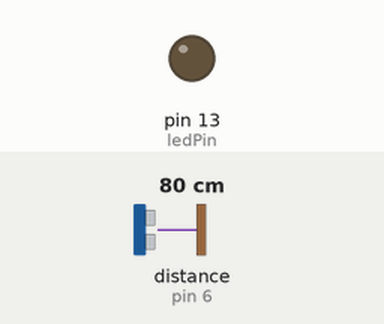
This sketch was run on a simulated Arduino Uno, built with avr-gcc and run on an emulated ATmega328P. On the bench: output pins drawn as LEDs (lit = HIGH). Wiring (inferred from the names in the program): ultrasonic range finder: trigger pin 7; echo pin 6. The inputs (shaded band) are chosen by the test bench; at power-on: distance to the obstacle (sensor on pin 6) 80 cm. The echo pulse lasts 58.3 µs per cm; pins used as bus, display or sensor lines are not drawn.

Above: at 1.2 s.
1.3 s: distance to the obstacle (sensor on pin 6) set to 7 cm
2.8 s: distance to the obstacle (sensor on pin 6) set to 4 cm
At 3.9 s:
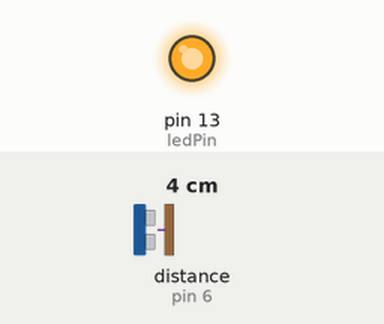
4.3 s: distance to the obstacle (sensor on pin 6) set to 9 cm
At 5.5 s:
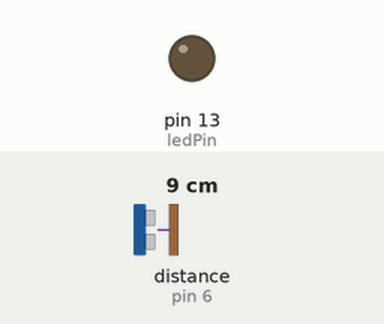
5.8 s: distance to the obstacle (sensor on pin 6) set to 2 cm
At 7.1 s:
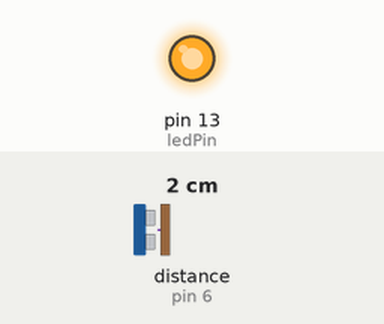
Timing chart, 0 to 8.3 s (numbered marks = the images above; inputs shaded):
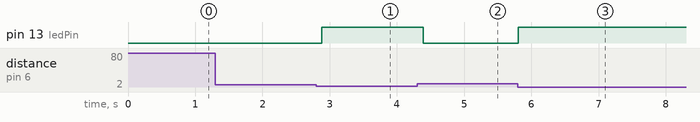

Measured:
- the behaviour switches between 6 and 5 cm on distance to the obstacle (sensor on pin 6) (found by bisection; images 0 and 1)
- after the input at 1.3 s, every drawn part: stays the same
- after the input at 2.8 s, pin 13 (ledPin): LOW → HIGH after 0.08 s
- after the input at 4.3 s, pin 13 (ledPin): HIGH → LOW after 0.09 s
- after the input at 5.8 s, pin 13 (ledPin): LOW → HIGH at once

The sketch:

Ultrasonic.ino
```cpp
#define trigPin 7  // Digital pin connected to the ultrasonic sensor's trigger pin
#define echoPin 6  // Digital pin connected to the ultrasonic sensor's echo pin
#define ledPin 13  // Digital pin connected to the LED

const int threshold = 5; // Distance threshold in centimeters

void setup() {
  pinMode(trigPin, OUTPUT);  // Set trigger pin as output
  pinMode(echoPin, INPUT);   // Set echo pin as input
  pinMode(ledPin, OUTPUT);   // Set LED pin as output
}

void loop() {
  // Trigger ultrasonic sensor
  digitalWrite(trigPin, LOW);
  delayMicroseconds(2);
  digitalWrite(trigPin, HIGH);
  delayMicroseconds(10);
  digitalWrite(trigPin, LOW);

  // Measure echo pulse duration
  long duration = pulseIn(echoPin, HIGH);

  // Calculate distance (assuming speed of sound is 343 m/s)
  float distance = duration * 0.034 / 2;

  // Check if distance is less than threshold
  if (distance < threshold) {
    digitalWrite(ledPin, HIGH);  // Turn on LED if distance is less than 5cm
  } else {
    digitalWrite(ledPin, LOW);   // Turn off LED otherwise
  }

  delay(100);  // Delay between readings
}
```
